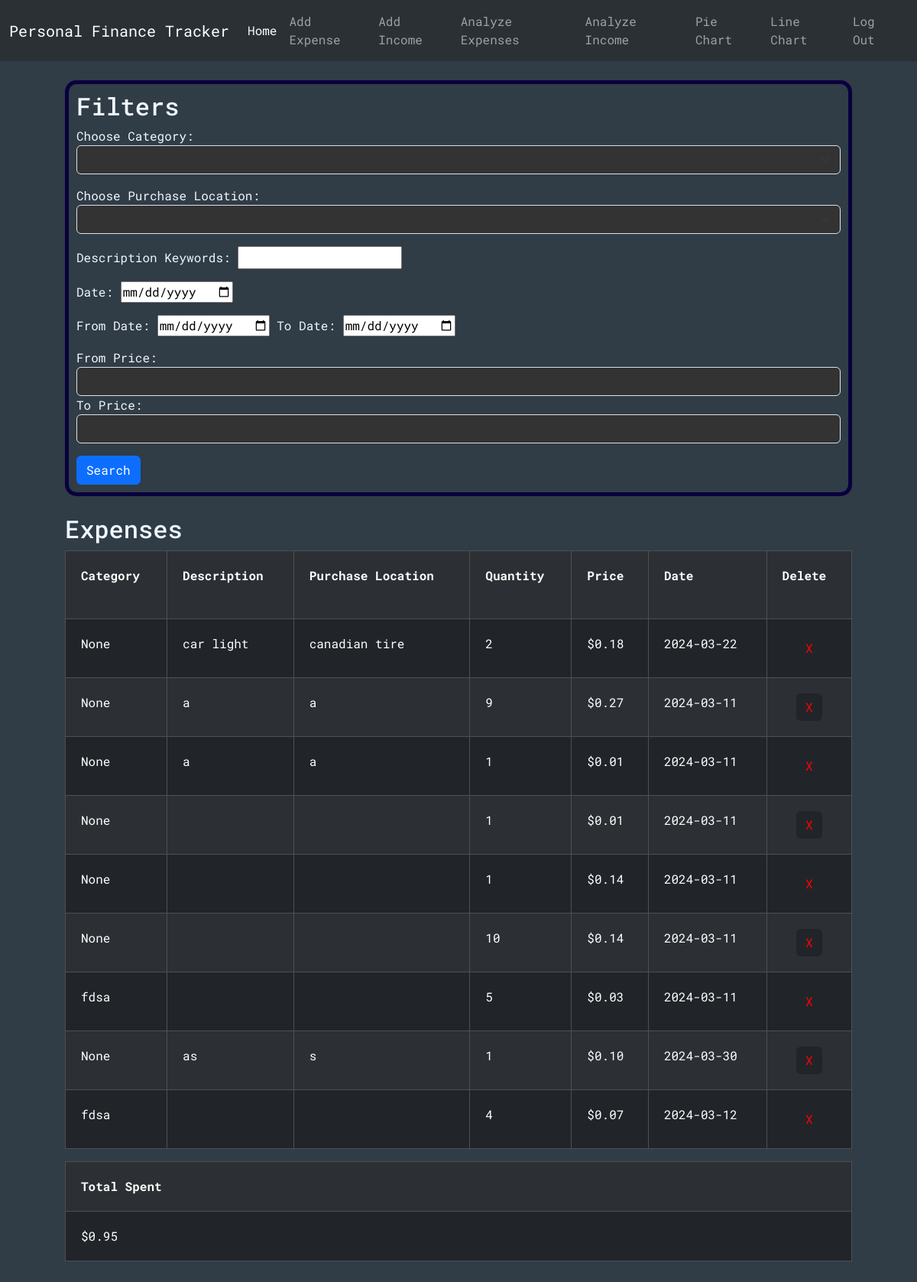
The page /analyzeExpenses (signed in) on the database as committed earlier.
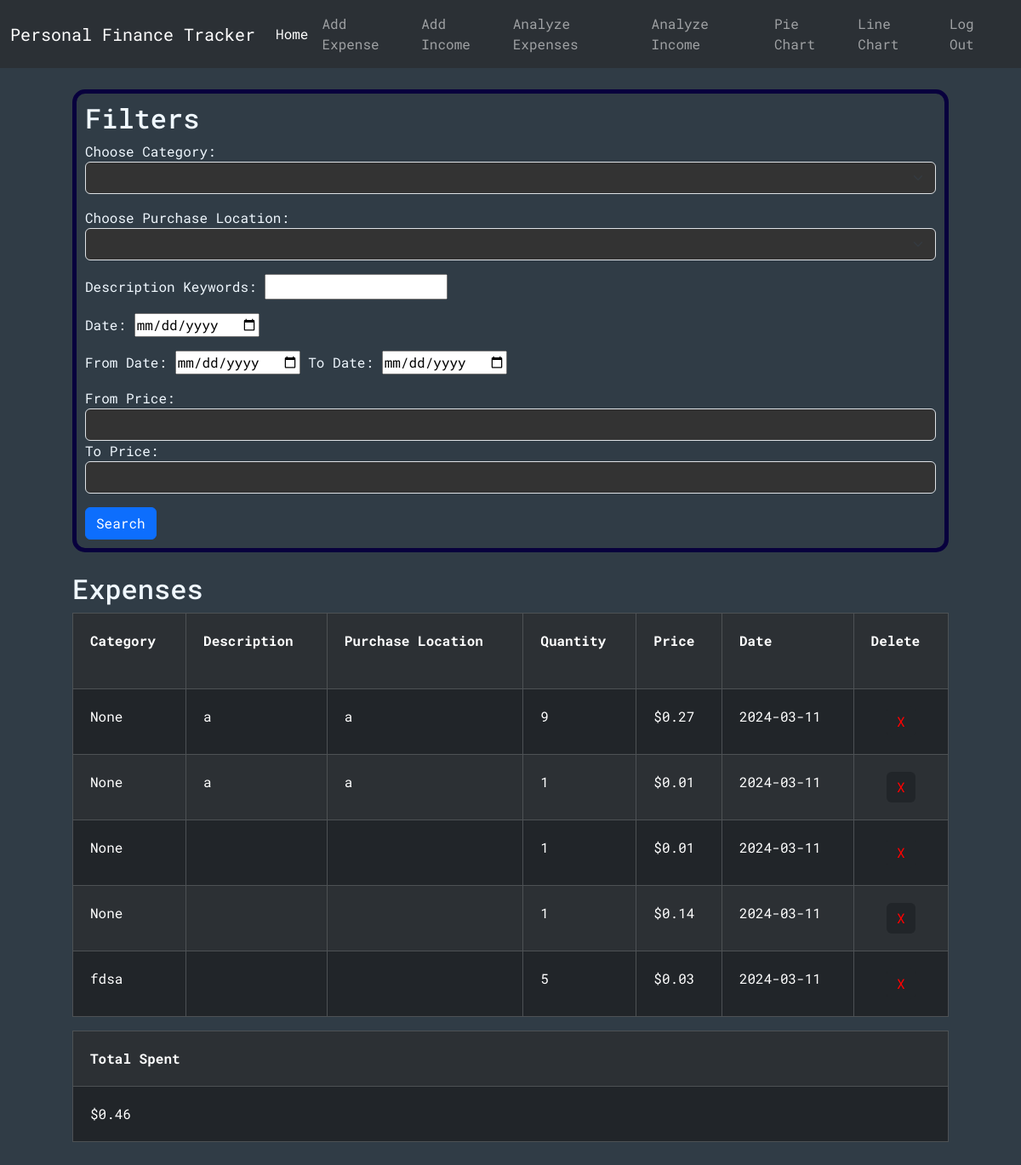
The same page on the database as committed later.
### tables this page shows
CREATE TABLE expenses (id INTEGER PRIMARY KEY, user_id INTEGER NOT NULL, category TEXT, description TEXT, purchaseLocation TEXT, quantity INTEGER NOT NULL, price NUMERIC NOT NULL, date TEXT NOT NULL, color TEXT, FOREIGN KEY (user_id) REFERENCES users(id));

### app.py (the view)
@app.route("/analyzeExpenses", methods=["GET", "POST"])
@login_required
def analyzeExpenses():
    conn = get_db_connection()
    categories = conn.execute("SELECT DISTINCT category FROM expenses WHERE user_id = ?", (session["user_id"],)).fetchall()
    purchaseLocations = conn.execute("SELECT DISTINCT purchaseLocation FROM expenses WHERE user_id = ?", (session["user_id"],)).fetchall()
    categoryFilter = None
    purchaseLocationFilter = None
    keywordsFilter = None
    dateFilter = None
    fromDateFilter =None
    toDateFilter = None
    fromPriceFilter = None
    toPriceFilter = None
    exps = conn.execute("SELECT * FROM expenses WHERE user_id = ?", (session["user_id"],)).fetchall()
    total = conn.execute("SELECT SUM(price) AS sum FROM expenses WHERE user_id = ?", (session["user_id"],)).fetchall()[0]["sum"]
    if request.method == "POST":
        categoryFilter = request.form.get("category")
        purchaseLocationFilter = request.form.get("purchaseLocation")
        keywordsFilter = request.form.get("keywords")
        dateFilter = request.form.get("date")
        fromDateFilter = request.form.get("fromDate")
        toDateFilter = request.form.get("toDate")
        fromPriceFilter = request.form.get("fromPrice")
        toPriceFilter = request.form.get("toPrice")
        if dateFilter and (fromDateFilter or toDateFilter):
            flash("Cannot do from-to date at the same time as a specific date")
        if (fromPriceFilter and toPriceFilter) and float(fromPriceFilter) > float(toPriceFilter):
            flash("From-price must be smaller than to-price")
        if fromDateFilter:
            fD = date.fromisoformat(fromDateFilter)
        if toDateFilter:
            tD = date.fromisoformat(toDateFilter)
        if  fromDateFilter and toDateFilter and (not dateIsLessThan(fD, tD)):
            flash("From-date must be less than to-date")
        floatedFromPriceFilter = 0
        if fromPriceFilter:
            floatedFromPriceFilter = float(fromPriceFilter)
        floatedToPriceFilter = 0
        if toPriceFilter:
            floatedToPriceFilter = float(toPriceFilter)
        exps = conn.execute("SELECT * FROM expenses WHERE"\
                            " user_id = ?"\
                            " AND CASE WHEN ? != '' THEN category = ? ELSE 1 END"\
                            " AND CASE WHEN ? != '' THEN purchaseLocation = ? ELSE 1 END"\
                            " AND CASE WHEN ? != '' THEN description LIKE ? ELSE 1 END"\
                            " AND CASE WHEN ? != '' THEN date = ? ELSE 1 END"\
                             " AND CASE WHEN ? != '' AND ? != '' THEN date BETWEEN ? AND ? "\
                                " WHEN ? != '' AND ? == '' THEN date BETWEEN ? AND '9999-00-00'"\
                                " WHEN ? != '' AND ? == '' THEN date BETWEEN 0000-00-00  AND ?"\
                                " ELSE 1 END"\
                            " AND CASE WHEN ? != '' AND ? != '' THEN price BETWEEN ? AND ? "\
                                " WHEN ? != '' AND ? == '' THEN price BETWEEN ? AND 99999999"\
                                " WHEN ? != '' AND ? == '' THEN price BETWEEN 0 AND ?"\
                                " ELSE 1 END"
                            , (session["user_id"], categoryFilter, categoryFilter, purchaseLocationFilter, purchaseLocationFilter, keywordsFilter, f'%{keywordsFilter}%', dateFilter, dateFilter, fromDateFilter, toDateFilter, fromDateFilter, toDateFilter, fromDateFilter, toDateFilter, fromDateFilter, toDateFilter, fromDateFilter, toDateFilter , fromPriceFilter, toPriceFilter, floatedFromPriceFilter, floatedToPriceFilter, fromPriceFilter, toPriceFilter, floatedFromPriceFilter, fromPriceFilter, toPriceFilter, floatedToPriceFilter)).fetchall()
        total = conn.execute("SELECT SUM(price) AS sum FROM expenses WHERE"\
                            " user_id = ?"\
                            " AND CASE WHEN ? != '' THEN category = ? ELSE 1 END"\
                            " AND CASE WHEN ? != '' THEN purchaseLocation = ? ELSE 1 END"\
                            " AND CASE WHEN ? != '' THEN description LIKE ? ELSE 1 END"\
                            " AND CASE WHEN ? != '' THEN date = ? ELSE 1 END"\
                            " AND CASE WHEN ? != '' AND ? != '' THEN date BETWEEN ? AND ? "\
                                " WHEN ? != '' AND ? == '' THEN date BETWEEN ? AND '9999-00-00'"\
                                " WHEN ? != '' AND ? == '' THEN date BETWEEN 0000-00-00  AND ?"\
                                " ELSE 1 END"\
                            " AND CASE WHEN ? != '' AND ? != '' THEN price BETWEEN ? AND ? "\
                                " WHEN ? != '' AND ? == '' THEN price BETWEEN ? AND 99999999"\
                                " WHEN ? != '' AND ? == '' THEN price BETWEEN 0 AND ?"\
                                " ELSE 1 END"
                            , (session["user_id"], categoryFilter, categoryFilter, purchaseLocationFilter, purchaseLocationFilter, keywordsFilter, f'%{keywordsFilter}%', dateFilter, dateFilter, fromDateFilter, toDateFilter, fromDateFilter, toDateFilter, fromDateFilter, toDateFilter, fromDateFilter, toDateFilter, fromDateFilter, toDateFilter, fromPriceFilter, toPriceFilter, floatedFromPriceFilter, floatedToPriceFilter, fromPriceFilter, toPriceFilter, floatedFromPriceFilter, fromPriceFilter, toPriceFilter, floatedToPriceFilter)).fetchall()[0]["sum"]
    elif request.method == "GET":
        categoryFilter = categoryFilter if categoryFilter is not None else ""
        purchaseLocationFilter = purchaseLocationFilter if purchaseLocationFilter is not None else ""
        keywordsFilter = keywordsFilter if keywordsFilter is not None else ""
        dateFilter = dateFilter if dateFilter is not None else ""
        fromDateFilter = fromDateFilter if fromDateFilter is not None else ""
        toDateFilter = toDateFilter if toDateFilter is not None else ""
        fromPriceFilter = fromPriceFilter if fromPriceFilter is not None else ""
        toPriceFilter = toPriceFilter if toPriceFilter is not None else ""
    return render_template("analyzeExpenses.html", categories=categories,purchaseLocations=purchaseLocations,expenses=exps,total=total,categoryFilter=categoryFilter,purchaseLocationFilter=purchaseLocationFilter,keywordsFilter=keywordsFilter,dateFilter=dateFilter,fromDateFilter=fromDateFilter,toDateFilter=toDateFilter,    fromPriceFilter=fromPriceFilter, toPriceFilter=toPriceFilter)

### helpers.py (called while the page is built)
def login_required(f):
    @wraps(f)
    def decorated_function(*args, **kwargs):
        if session.get("user_id") is None:
            return redirect("/login")
        return f(*args, **kwargs)
    return decorated_function

def get_db_connection():
    conn = sqlite3.connect('database.db')
    conn.row_factory = sqlite3.Row
    return conn

### templates/analyzeExpenses.html (shortened to what this page needs)
{% extends "layout.html" %}
{% block body %}
<div class="cont center-horizontal">
  <div class="formBox">
    <h2>Filters</h2>
    <form action="/analyzeExpenses" method="post">
      <div class="mb-3">
        <label for="category">Choose Category:</label>
        <select name="category" id="category" class="form-select">
          <option></option>
          {% for category in categories %}
          <option value="{{category['category']}}" {% if category['category'] == categoryFilter %}selected{% endif %}>
          </option>
          {% endfor %}
        </select>
      </div>
      <div class="mb-3">
        <label for="purchaseLocation">Choose Purchase Location:</label>
        <select
          name="purchaseLocation"
          id="purchaseLocation"
          class="form-select"
        >
          {% for purchaseLocation in purchaseLocations %}
          <option value="{{purchaseLocation['purchaseLocation']}}" {% if purchaseLocation['purchaseLocation'] == purchaseLocationFilter %}selected{% endif %}>
          </option>
          {% endfor %}
        </select>
      </div>
      <div class="mb-3">
        <label for="keywords">Description Keywords:</label>
        <input
          type="text"
          name="keywords"
          id="keywords"
          value="{{keywordsFilter}}"
        />
      </div>
      <div class="mb-3">
        <label for="date">Date:</label>
        <input type="date" name="date" id="date" value="{{dateFilter}}" />
      </div>
      <div class="mb-3">
        <label for="fromDate">From Date:</label>
        <input
          type="date"
          name="fromDate"
          id="fromDate"
          value="{{fromDateFilter}}"
        />
        <label for="toDate">To Date:</label>
        <input type="date" name="toDate" id="toDate" value="{{toDateFilter}}" />
      </div>
      <div class="mb-3">
        <label for="fromPrice">From Price:</label>
        <input
          type="number"
          step="0.01"
          min="0"
          class="form-control"
          name="fromPrice"
          id="fromPrice"
          value="{{fromPriceFilter}}"
        />
        <label for="toPrice">To Price:</label>
        <input
          type="number"
          step="0.01"
          min="0"
          class="form-control"
          name="toPrice"
          id="toPrice"
          value="{{toPriceFilter}}"
        />
      </div>
      <button type="submit" class="btn btn-primary">Search</button>
    </form>
  </div>
  <br />
  {% if expenses -%}
  <div>
    <div>
      <h2>Expenses</h2>
      <div class="table-responsive">
        <table
          class="table table-dark table-striped table-bordered table-hover"
        >
          <tr>
            <th scope="col">Category</th>
            <th scope="col">Description</th>
            <th scope="col">Purchase Location</th>
            <th scope="col">Quantity</th>
            <th scope="col">Price</th>
            <th scope="col">Date</th>
            <th scope="col">
              Delete
              <br />
            </th>
          </tr>
          {% for expense in expenses %}
          <tr>
            <td>{{ expense["category"] }}</td>
            <td>{{ expense["description"] }}</td>
            <td>{{ expense["purchaseLocation"] }}</td>
            <td>{{ expense["quantity"] }}</td>
            <td>{{ "$%.2f"| format(expense["price"] )}}</td>
            <td>{{ expense["date"] }}</td>
            <td style="text-align: center">
              <form action="/delete" method="POST">
                <button
                  type="submit"
                  class="delete-btn btn btn-dark"
                  style="color: red; border: 0; text-align: center"
                >
                  X
                </button>
              </form>
            </td>
          </tr>
          {% endfor %}
        </table>
      </div>
      <table class="table table-dark table-striped table-bordered table-hover">
        <tr>
          <th scope="col">Total Spent</th>
        </tr>
        <tr>
          <td>{{"$%.2f"| format(total)}}</td>
        </tr>
      </table>
    </div>
    {% endif %}
  </div>
</div>
{% endblock %}

Rows that differ between the two databases and show on the page:
removed expenses: category "None", description "car light", purchaseLocation "canadian tire", quantity "2", price "$0.18", date "2024-03-22"
removed expenses: category "None", quantity "10", price "$0.14", date "2024-03-11"
removed expenses: category "None", description "as", purchaseLocation "s", quantity "1", price "$0.10", date "2024-03-30"
removed expenses: category "fdsa", quantity "4", price "$0.07", date "2024-03-12"
Other text that changed with them:
{{ "$%.2f"| format(total) }}: "$0.95" → "$0.46"
